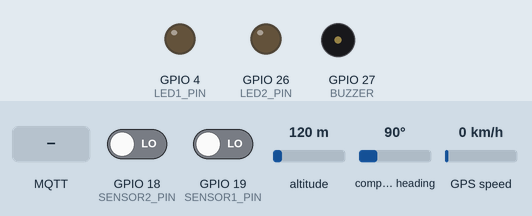
A sketch run on a simulated ESP32. Shown: output pins drawn as LEDs (lit = HIGH), buzzer (waves = sounding, pin HIGH). The inputs (shaded band) are chosen by the test bench; at power-on: GPIO 18 (SENSOR2_PIN) LOW, GPIO 19 (SENSOR1_PIN) LOW, altitude 120 m, compass heading 90°, GPS speed 0 km/h. WiFi joins after 1.5 s; servers stay silent unless stated; the GPS gets a fix after 3 s at 37.7749, -122.4194 with 8 satellites; no MQTT or app messages arrive unless stated; web services answer with replies made up by the test bench; not simulated (calls return 0 or success): secrets.h; what the sketch prints to the serial monitor is not drawn.

Above: at 3.2 s.
3.3 s: GPIO 18 (SENSOR2_PIN) driven HIGH
At 4.2 s:
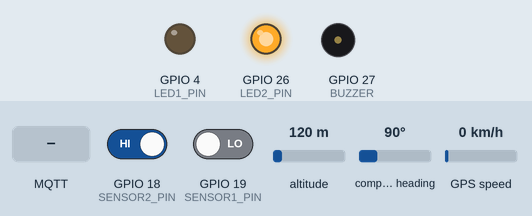
6.3 s: MQTT message "ON" arrives on the first subscribed topic
At 8.5 s:
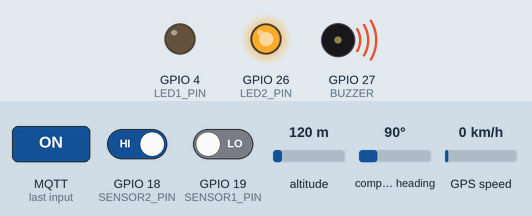
9.3 s: GPIO 19 (SENSOR1_PIN) driven HIGH
At 11.4 s:
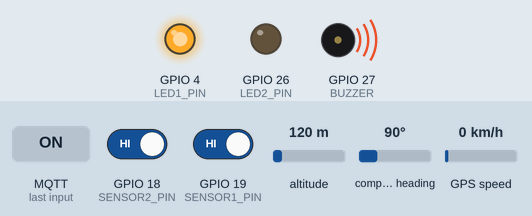
12.3 s: MQTT message "OFF" arrives on the first subscribed topic
At 15.7 s:
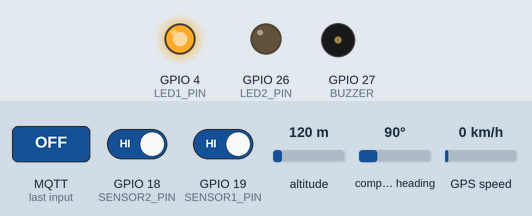
Timing chart, 0 to 16.3 s (numbered marks = the images above; inputs shaded):
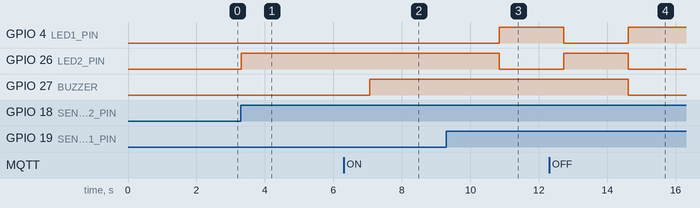

Measured:
- after the input at 3.3 s, GPIO 26 (LED2_PIN): LOW → HIGH at once
- after the input at 6.3 s, GPIO 27 (BUZZER): LOW → HIGH after 0.77 s
- after the input at 9.3 s, GPIO 4 (LED1_PIN): LOW → HIGH after 1.5 s; GPIO 26 (LED2_PIN): HIGH → LOW after 1.5 s
- after the input at 12.3 s, GPIO 27 (BUZZER): HIGH → LOW after 2.3 s

The sketch:

coding.ino
```cpp
#include <ArduinoJson.h>
#include <WiFi.h>
#include <MQTT.h>
#include <TinyGPSPlus.h>
#include "secrets.h"

// Wi-Fi credentials
const char* ssid = "";
const char* password = "";

// MQTT Broker details
const char* mqttServer = "broker.emqx.io";
const int mqttPort = 1883;
const char* mqttClientID = "Unique ID"; //Optional

WiFiClient net;
MQTTClient client;

// MQTT Topics
const char* vibrationTopic = "";
const char* gpsTopic = "";
const char* buzzerTopic = "";

// Define sensors and LED pins
#define SENSOR1_PIN  19
#define SENSOR2_PIN  18
#define LED1_PIN     4
#define LED2_PIN     26
#define BUZZER       27

// GPS
#define RXPin 16
#define TXPin 17
#define GPSBaud 9600
TinyGPSPlus gps;
HardwareSerial gpsSerial(2);

// Telegram Bot Details
const char* telegramBotToken = "";
const char* telegramChatID = "";

void messageReceived(String &topic, String &payload) {
    Serial.println("📩 Message received on topic: " + topic);
    Serial.println("📜 Payload: " + payload);

    if (topic == buzzerTopic) {
        if (payload == "ON") {
            digitalWrite(BUZZER, HIGH);
            Serial.println("🔔 Buzzer Activated!");
        } else if (payload == "OFF") {
            digitalWrite(BUZZER, LOW);
            Serial.println("🔕 Buzzer Deactivated!");
        }
    }
}

void setup() {
    Serial.begin(115200);

    pinMode(SENSOR1_PIN, INPUT);
    pinMode(SENSOR2_PIN, INPUT);
    pinMode(LED1_PIN, OUTPUT);
    pinMode(LED2_PIN, OUTPUT);
    pinMode(BUZZER, OUTPUT);

    digitalWrite(LED1_PIN, LOW);
    digitalWrite(LED2_PIN, LOW);
    digitalWrite(BUZZER, LOW);

    gpsSerial.begin(GPSBaud, SERIAL_8N1, RXPin, TXPin);

    // Connect to Wi-Fi
    connectWiFi();

    // Set up MQTT
    client.begin(mqttServer, net);
    client.onMessage(messageReceived);
    connectMQTT();

    // Subscribe to buzzer topic
    client.subscribe(buzzerTopic);
}

void loop() {
    client.loop();  // Keep MQTT connection alive

    int sensor1State = digitalRead(SENSOR1_PIN);
    int sensor2State = digitalRead(SENSOR2_PIN);

    if (sensor1State == HIGH) {
        Serial.println("🚨 Region 1 detected!");
        digitalWrite(LED1_PIN, HIGH);
        sendVibrationAlert("Region 1", 1);
        sendGPSData();
        delay(500);
        digitalWrite(LED1_PIN, LOW);
    }

    if (sensor2State == HIGH) {
        Serial.println("🚨 Region 2 detected!");
        digitalWrite(LED2_PIN, HIGH);
        sendVibrationAlert("Region 2", 1);
        sendGPSData();
        delay(500);
        digitalWrite(LED2_PIN, LOW);
    }
}

// ✅ Function to Send Vibration Alert to MQTT
void sendVibrationAlert(const char* region, int state) {
    StaticJsonDocument<200> jsonDoc;
    jsonDoc["region"] = region;
    jsonDoc["state"] = state;

    char jsonPayload[256];
    serializeJson(jsonDoc, jsonPayload);

    client.publish(vibrationTopic, jsonPayload);
    Serial.println("✅ Vibration Alert Sent to MQTT: " + String(jsonPayload));
}

// ✅ Function to Get GPS Data and Send to MQTT
void sendGPSData() {
    float latitude = 0.0, longitude = 0.0;
    unsigned long startTime = millis();

    while (millis() - startTime < 2000) {  // Wait up to 2 sec for GPS update
        while (gpsSerial.available()) {
            gps.encode(gpsSerial.read());
        }

        if (gps.location.isUpdated()) {
            latitude = gps.location.lat();
            longitude = gps.location.lng();

            StaticJsonDocument<200> jsonDoc;
            jsonDoc["latitude"] = latitude;
            jsonDoc["longitude"] = longitude;

            char jsonPayload[256];
            serializeJson(jsonDoc, jsonPayload);

            client.publish(gpsTopic, jsonPayload);
            Serial.println("✅ GPS Data Sent to MQTT: " + String(jsonPayload));

            sendTelegram(latitude, longitude);
            return;
        }
    }

    Serial.println("✅ GPS Data Sent to MQTT");
}

// ✅ Function to Send Google Maps Link to Telegram
void sendTelegram(float lat, float lon) {
    String telegramMessage = "🚨 *Durian Fall Alert!* 🌳\n";
    telegramMessage += "🌍 *Location*: [" + String(lat, 6) + ", " + String(lon, 6) + "]\n";
    telegramMessage += "🔗 *Google Maps*: [View Location](https://www.google.com/maps?q=" + String(lat, 6) + "," + String(lon, 6) + ")";

    String url = "https://api.telegram.org/bot" + String(telegramBotToken) +
                 "/sendMessage?chat_id=" + String(telegramChatID) +
                 "&text=" + telegramMessage + "&parse_mode=Markdown";

    Serial.println("📨 Sending Telegram...");
    sendHTTP(url);
}

// ✅ Function to Send HTTP Request
void sendHTTP(String url) {
    WiFiClient client;
    if (!client.connect("api.telegram.org", 80)) {
        Serial.println("⚠ Connection to Telegram failed.");
        return;
    }

    client.print(String("GET ") + url + " HTTP/1.1\r\n" +
                 "Host: api.telegram.org\r\n" +
                 "Connection: close\r\n\r\n");

    delay(100);
    while (client.available()) {
        Serial.print(client.readStringUntil('\r'));
    }
}

// ✅ Function to Connect Wi-Fi
void connectWiFi() {
    Serial.print("Connecting to Wi-Fi...");
    WiFi.begin(ssid, password);
    while (WiFi.status() != WL_CONNECTED) {
        delay(1000);
        Serial.print(".");
    }
    Serial.println("\n✅ Connected to Wi-Fi!");
}

// ✅ Function to Connect to MQTT Broker
void connectMQTT() {
    Serial.print("Connecting to MQTT...");
    while (!client.connect(mqttClientID)) {
        Serial.print(".");
        delay(1000);
    }
    Serial.println("\n✅ Connected to MQTT!");
}
```
